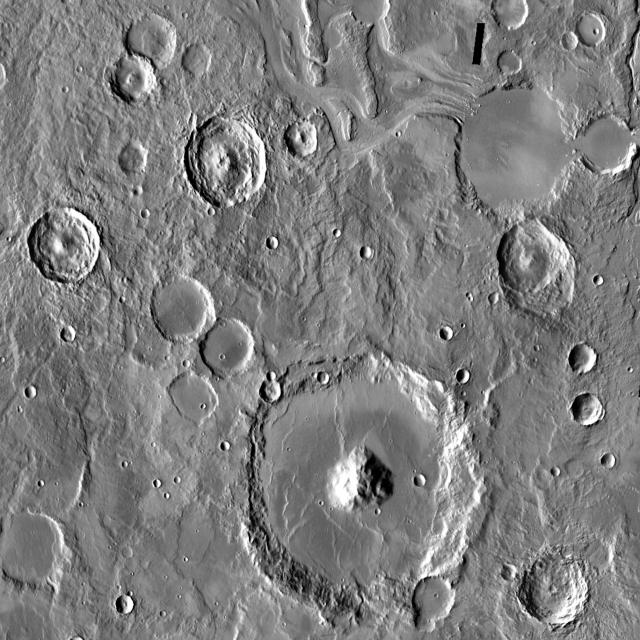
//> input picture data/images/010_png.rf.fcf5e274562ee69a325f9d7a0b30767f.jpg, 640 x 640 px; its folder holds only this picture in this run
$ ./main   (built with g++ and OpenCV 4)
//> lines starting //> are read from the running program, lines starting //| are printed output that depends on the picture; after the words box and inside, x2 and y2 are one past the last pixel; in counts of white or black regions, pixels touching at a corner belong together
#include <iostream>
#include <format>
#include <filesystem>
#include <string>
#include <fstream>
#include <sstream>
#include <vector>
#include <opencv4/opencv2/opencv.hpp>
using namespace std;

struct crater {
	int x;
	int y;
	float width;
	float height;
};

struct detectedPair {
	vector<crater> vec;
	cv::Mat img;
};

struct confusionMatrix {
	int TP;
	int FP;
	int FN;
};

confusionMatrix evaluate(vector<crater> detectedCraters, vector<crater> labelledCraters) {
	confusionMatrix metrics = { 0, 0, 0 };

	vector<bool> labelledDetected(labelledCraters.size(), false);

	for (int i = 0; i < detectedCraters.size(); i++) {
		crater detected = detectedCraters[i];
		int x = detected.x;
		int y = detected.y;
		cout << format("{}|x: {}, y: {}", i, x, y) << endl;

		bool matched = false;
		int j = 0;

		for (int j = 0; j < labelledCraters.size(); j++) {

			if (labelledDetected[j]) {
				continue;
			}

			crater labelled = labelledCraters[j];

			float distance = sqrt(pow((detected.x - labelled.x), 2) + pow((detected.y - labelled.y), 2));

			const int radius = detected.width/2;
			if (distance < radius) { //height and width are the same, 2*radius of detection area
				matched = true;
				labelledDetected[j] = true;
				metrics.TP++;
				break;
			}
		}
		if (!matched) {
			metrics.FP++;
		}
	}

	metrics.FN = count(labelledDetected.begin(), labelledDetected.end(), false);
	return metrics;
}

cv::Mat preprocessing(cv::Mat image) {
	cv::Mat temp = image;

	//resize
	cv::resize(temp, temp, cv::Size(), 1, 1, cv::INTER_AREA);

	cv::Mat preprocessedImg;
	//may not be necessary with moon images
	cv::cvtColor(temp, preprocessedImg, cv::COLOR_RGB2GRAY);

	//gaussian blur requires defining kernel size with cv::size, dimensions of kernel must be odd
	//cv::GaussianBlur(preprocessedImg, preprocessedImg, cv::Size(15, 15), 5, 5);
	cv::medianBlur(preprocessedImg, preprocessedImg, 7);

	cv::Mat dx, dy;
	//sobel image derivative
	cv::Sobel(preprocessedImg, dx, CV_32F, 1, 0, 3);
	cv::Sobel(preprocessedImg, dy, CV_32F, 0, 1, 3);

	////combine dx and dy into single image
	cv::Mat sobelImage;
	cv::magnitude(dx, dy, sobelImage);
	cv::normalize(sobelImage, preprocessedImg, 0, 255, cv::NORM_MINMAX, CV_8UC1);

	cv::waitKey(0);

	cv::imshow("Preprocessed Image", preprocessedImg);
	return preprocessedImg;
}

detectedPair detect_craters(cv::Mat image, cv::Mat preprocessedImg) {
	cv::Mat detectedImg = image;
	cv::Mat preprocessed = preprocessedImg;

	vector<cv::Vec3f> circles;
	vector<crater> detectedCraters;
	try {
		cv::HoughCircles(preprocessed, circles, cv::HOUGH_GRADIENT, 1.5, 70, 150, 50, 1, 100);
	}
	catch (const cv::Exception& e) {
		std::cerr << "OpenCV error: " << e.what() << '\n';
	}

	for (const cv::Vec3f& circle : circles) {
		cv::Point p1(circle[0] - circle[2], circle[1] - circle[2]);
		cv::Point p2(circle[0] + circle[2], circle[1] + circle[2]);
		cv::rectangle(detectedImg, p1, p2, cv::Scalar(0, 255, 0), 3);
		crater temp = { round(circle[0]), round(circle[1]), circle[2] * 2, circle[2] * 2 };
		detectedCraters.push_back(temp);
	}
	cv::imshow("Detected Image", detectedImg);

	return detectedPair{detectedCraters, detectedImg};
}

vector<crater> label_craters(cv::Mat image, string filename) {
	string temp = "data/labels/" + filename;
	cv::Mat labelledImg = image;
	int length = temp.length();
	temp.replace(length - 3, 3, "txt");
	//cout << format("label file for {} is {}", filename, temp) << endl;

	int width = image.cols;
	int height = image.rows;
	cout << format("img width: {} and height {}\n", width, height);

	vector<crater> craters;

	ifstream file(temp);
	if (!file) {
		cout << format("Tried opening file at: {}", temp);
		cerr << "Error opening file" << endl;
	}
	else {
		string line;
		//read file line by line and break line up into words, convert to int and save to array
		while (getline(file, line)) {
			stringstream ss(line);
			string param;
			vector<float> params;
			while (ss >> param) {
				params.push_back(stof(param));
			}
			crater label = { params[1] * width, params[2] * height, params[3] * width / 2, params[4] * height / 2 };
			cv::Point p1(label.x - label.width, label.y - label.height);
			cv::Point p2(label.x + label.width, label.y + label.height);
			cv::rectangle(labelledImg, p1, p2, cv::Scalar(0, 0, 255), 3);

			craters.push_back(label);
		}
	}
	cv::imshow("Labelled Image", labelledImg);
	return craters;
}

int main() {

	string dir = "data/images/";

	confusionMatrix metrics = { 0, 0, 0 };

	int i = 0;
	for (const auto& file : std::filesystem::recursive_directory_iterator(dir)) {
		string filename = file.path().filename().string();
		cout << format("file {}: {}", i, dir + filename);
		i++;
		cv::Mat image = cv::imread(dir+filename);
//> image is the input picture: 640 rows x 640 cols, CV_8UC3; min 0, max 255, mean 125.7

		cv::Mat preprocessedImg = preprocessing(image);
//> in preprocessing, `cv::medianBlur(preprocessedImg, preprocessedImg, 7);`:
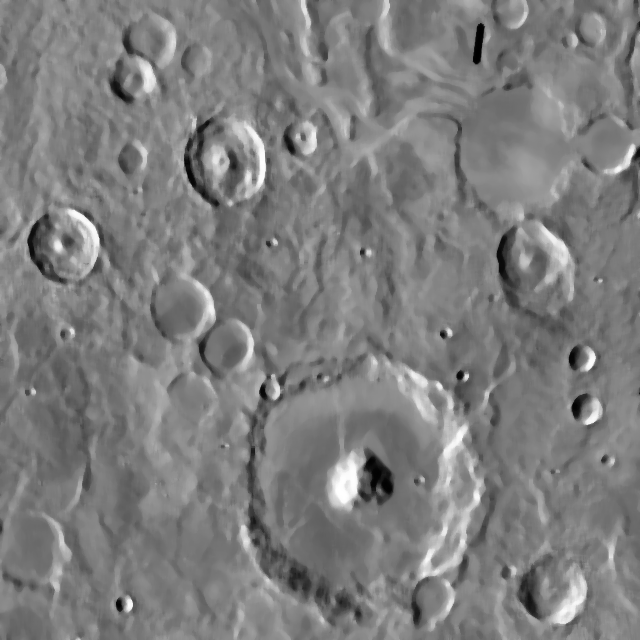
//> preprocessedImg: 640 rows x 640 cols, CV_8UC1; min 0, max 255, mean 125.6
//> in preprocessing, `cv::Sobel(preprocessedImg, dx, CV_32F, 1, 0, 3);`:
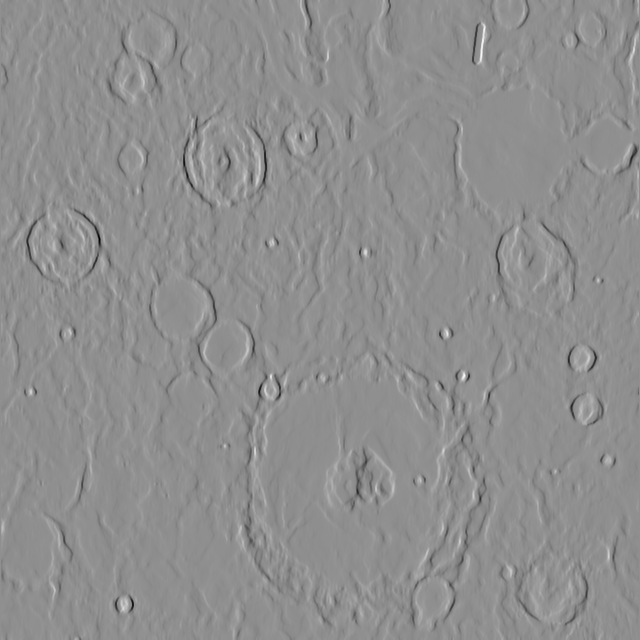
//> dx: 640 rows x 640 cols, CV_32FC1; min -758, max 593, mean -0.1; drawn with min black and max white
//> in preprocessing, `cv::Sobel(preprocessedImg, dy, CV_32F, 0, 1, 3);`:
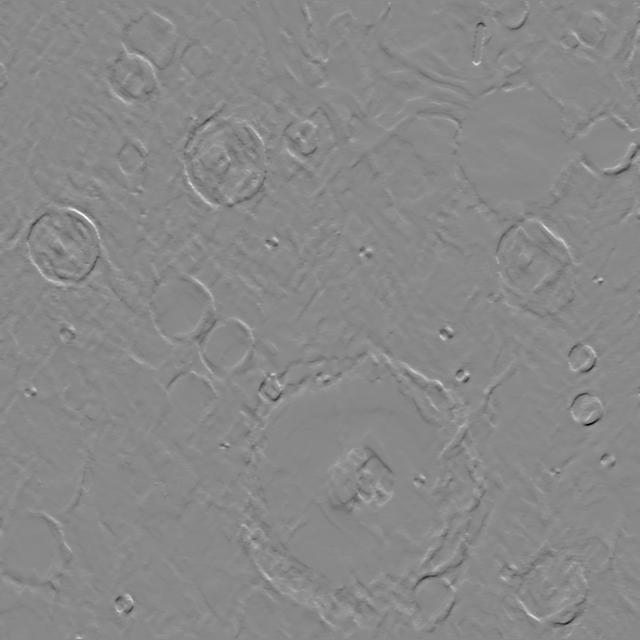
//> dy: 640 rows x 640 cols, CV_32FC1; min -638, max 552, mean 0; drawn with min black and max white
//> in preprocessing, `cv::magnitude(dx, dy, sobelImage);`:
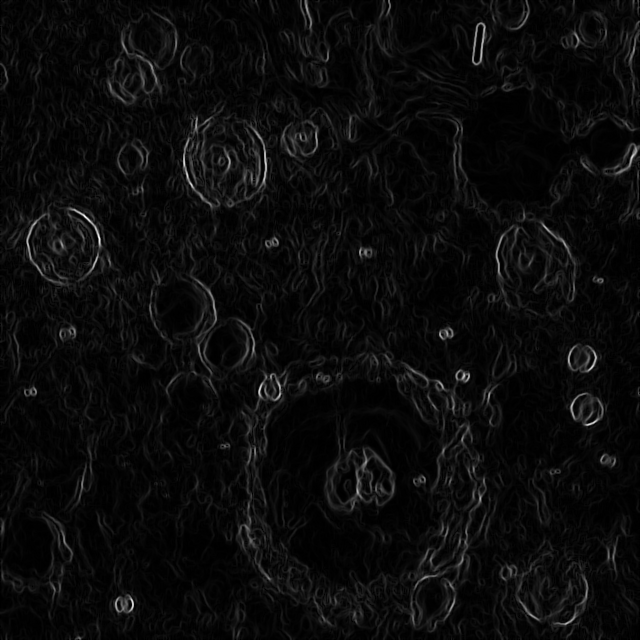
//> sobelImage: 640 rows x 640 cols, CV_32FC1; min 0, max 780.5, mean 35.4; drawn with min black and max white

		detectedPair res = detect_craters(image.clone(), preprocessedImg);
//> in detect_craters, `cv::HoughCircles(preprocessed, circles, cv::HOUGH_GRADIENT, 1.5, 70, 1..`: circles = 26 circles (x, y, radius), first 12: [117.8, 195.8, 99.1], [209.2, 93.75, 97.45], [345.8, 515.2, 99.1], [236.2, 224.2, 92.5], [521.2, 509.2, 99.1], [402.8, 435.8, 61.15], [420.8, 507.8, 69.4], [63.75, 252.8, 32.65], [305.2, 179.2, 64.45], [321.8, 447.8, 69.4], [536.2, 273.8, 39.25], [167.2, 269.2, 77.65]
//> the loop in detect_craters, `for (const cv::Vec3f& circle : circles)` made 26 passes
//> (circle, p1, p2) on passes 1 to 7: ([117.8, 195.8, 99.1], Point(18, 96), Point(216, 294)), ([209.2, 93.75, 97.45], Point(111, -3), Point(306, 191)), ([345.8, 515.2, 99.1], Point(246, 416), Point(444, 614)), ([236.2, 224.2, 92.5], Point(143, 131), Point(328, 316)), ([521.2, 509.2, 99.1], Point(422, 410), Point(620, 608)), ([402.8, 435.8, 61.15], Point(341, 374), Point(463, 496)), ([420.8, 507.8, 69.4], Point(351, 438), Point(490, 577))
//> after the loop in detect_craters, `for (const cv::Vec3f& circle : circles)`:
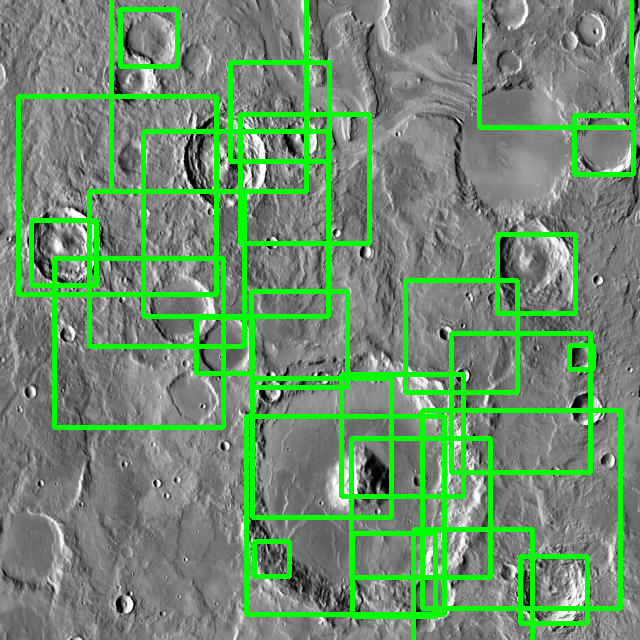
//> detectedImg: 640 rows x 640 cols, CV_8UC3; 13.25% of pixels changed, all inside (x1, y1, x2, y2) = (16, 0, 636, 640)
		vector<crater> detected = res.vec;
//> detected = 26 items
		cv::Mat detectedImg = res.img;
		//cv::imwrite(format("postimage{}.jpg", i), detectedImg);

		vector<crater> labelled = label_craters(image.clone(), filename);
//| img width: 640 and height 640
//> labelled = 0 items
		confusionMatrix confMatrix =  evaluate(detected, labelled);
//> the loop in evaluate, `for (int i = 0; i < detectedCraters.size(); i++)` made 26 passes
//> (x, y) on passes 1 to 8: (118, 196), (209, 94), (346, 515), (236, 224), (521, 509), (403, 436), (421, 508), (64, 253)
//> (printed output is left out)
//> in evaluate, `metrics.FN = count(labelledDetected.begin(), labelledDetected.end(), f..`: metrics.FN = 0
		cout << format("TP:{}|FP:{}|FN:{}", confMatrix.TP, confMatrix.FP, confMatrix.FN) << endl;
//| TP:0|FP:26|FN:0

		metrics.TP += confMatrix.TP;
//> metrics.TP = 0
		metrics.FP += confMatrix.FP;
//> metrics.FP = 26
		metrics.FN += confMatrix.FN;

		//cv::waitKey(0);
	}
//> after the loop, metrics.TP = 0; metrics.FP = 26; metrics.FN = 0

	cout << format("Final Metrics\nTP:{}|FP:{}|FN:{}", metrics.TP, metrics.FP, metrics.FN);
//| Final Metrics
//| TP:0|FP:26|FN:0

	return 0;
}

$ run again, on data/images/014_png.rf.6b86c8afeb3ebca92872fd966d076adc.jpg
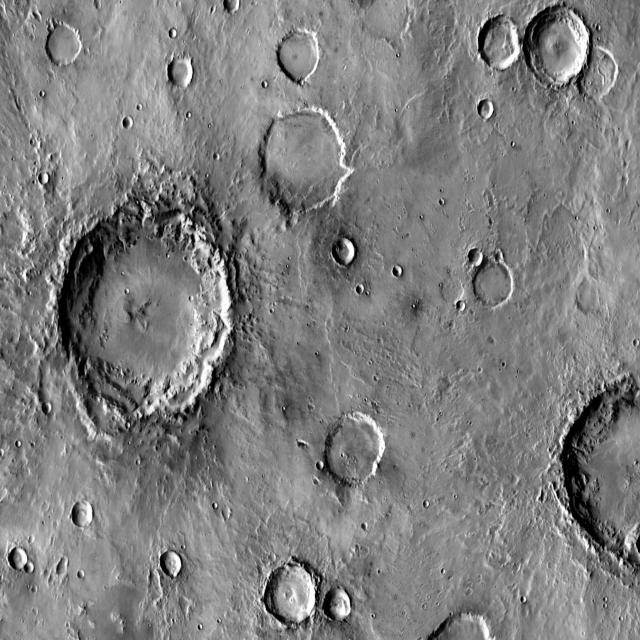
//> input picture data/images/014_png.rf.6b86c8afeb3ebca92872fd966d076adc.jpg, 640 x 640 px
//> image is the input picture: 640 rows x 640 cols, CV_8UC3; min 0, max 255, mean 126.4
//> in preprocessing, `cv::magnitude(dx, dy, sobelImage);`:
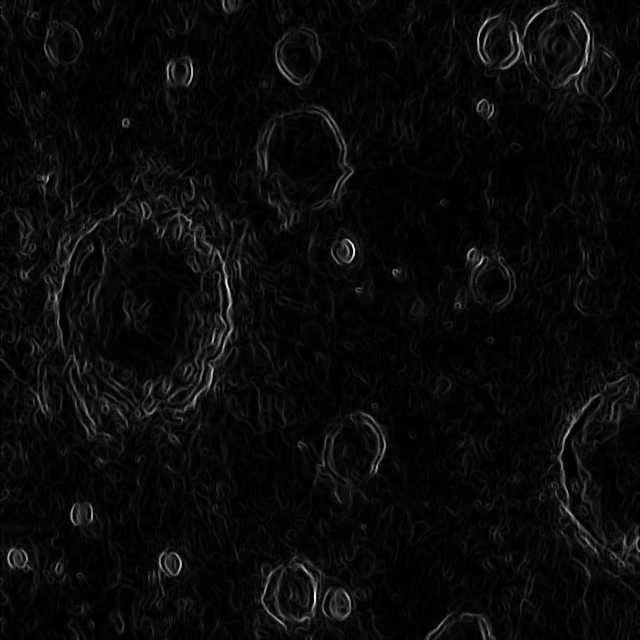
//> sobelImage: 640 rows x 640 cols, CV_32FC1; min 0, max 801.5, mean 32.3; drawn with min black and max white
//> circles = 17 circles (x, y, radius), first 12: [146.2, 309.8, 99.1], [240.8, 158.2, 99.1], [638.2, 470.2, 79.3], [557.2, 48.75, 37], [293.2, 593.2, 31.75], [284.2, 236.2, 95.8], [353.2, 444.8, 31.6], [312.8, 155.2, 48.4], [56.25, 231.8, 36.25], [99.75, 408.8, 24.85], [170.2, 240.8, 41.35], [231.8, 375.8, 41.35]
//> the loop in detect_craters, `for (const cv::Vec3f& circle : circles)` made 17 passes
//> (circle, p1, p2) on passes 1 to 7: ([146.2, 309.8, 99.1], Point(47, 210), Point(245, 408)), ([240.8, 158.2, 99.1], Point(141, 59), Point(339, 257)), ([638.2, 470.2, 79.3], Point(558, 390), Point(717, 549)), ([557.2, 48.75, 37], Point(520, 11), Point(594, 85)), ([293.2, 593.2, 31.75], Point(261, 561), Point(325, 625)), ([284.2, 236.2, 95.8], Point(188, 140), Point(380, 332)), ([353.2, 444.8, 31.6], Point(321, 413), Point(384, 476))
//> after the loop in detect_craters, `for (const cv::Vec3f& circle : circles)`:
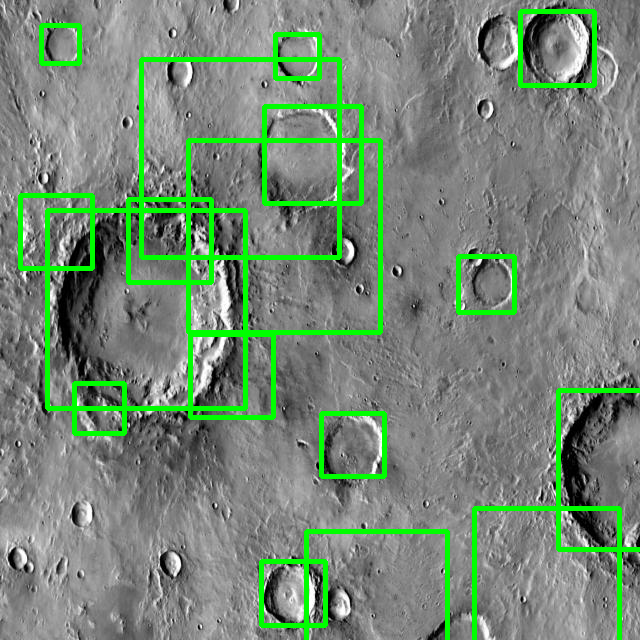
//> detectedImg: 640 rows x 640 cols, CV_8UC3; 7.46% of pixels changed, all inside (x1, y1, x2, y2) = (18, 9, 640, 640)
//> detected = 17 items
//| img width: 640 and height 640
//> labelled = 0 items
//> the loop in evaluate, `for (int i = 0; i < detectedCraters.size(); i++)` made 17 passes
//> (x, y) on passes 1 to 8: (146, 310), (241, 158), (638, 470), (557, 49), (293, 593), (284, 236), (353, 445), (313, 155)
//> (printed output is left out)
//> in evaluate, `metrics.FN = count(labelledDetected.begin(), labelledDetected.end(), f..`: metrics.FN = 0
//| TP:0|FP:17|FN:0
//> `metrics.FP += confMatrix.FP;`: metrics.FP = 17
//> after the loop `for (const auto& file : std::filesystem::recursive_directory_iterator(..`: metrics.TP = 0; metrics.FP = 17; metrics.FN = 0
//| Final Metrics
//| TP:0|FP:17|FN:0

$ run again, on data/images/015_png.rf.7d5b2091b6339c9480a171a59c52c3b9.jpg
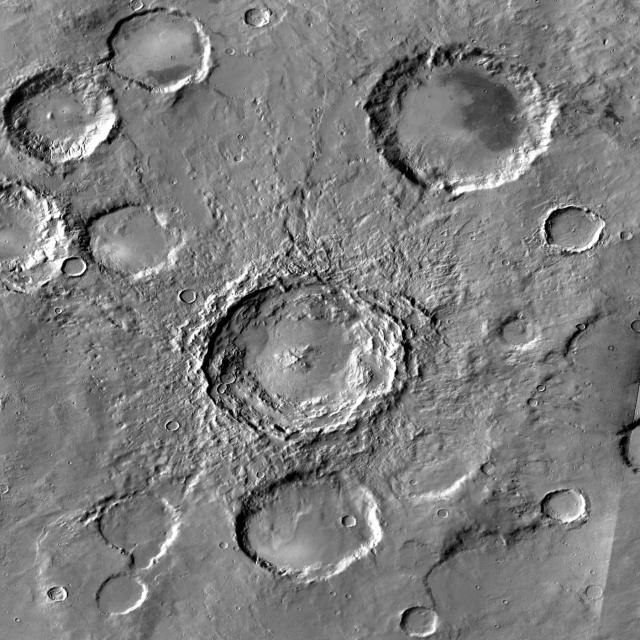
//> input picture data/images/015_png.rf.7d5b2091b6339c9480a171a59c52c3b9.jpg, 640 x 640 px
//> image is the input picture: 640 rows x 640 cols, CV_8UC3; min 0, max 255, mean 124.8
//> in preprocessing, `cv::magnitude(dx, dy, sobelImage);`:
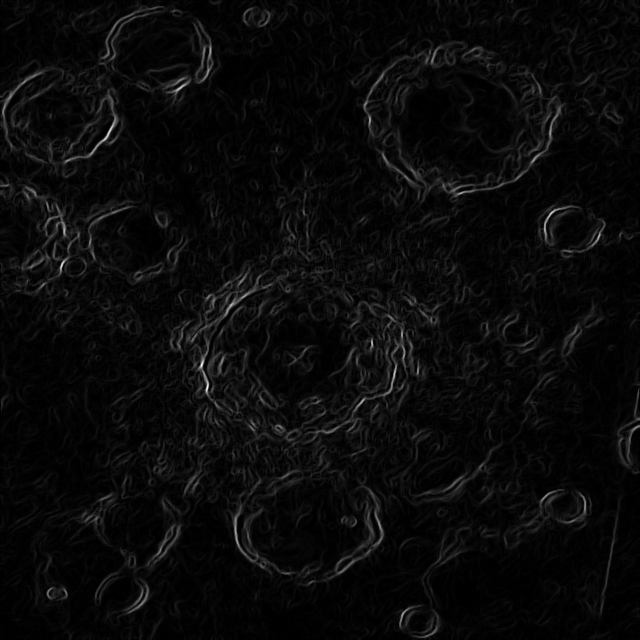
//> sobelImage: 640 rows x 640 cols, CV_32FC1; min 0, max 807.9, mean 32.7; drawn with min black and max white
//> circles = 21 circles (x, y, radius), first 12: [306.8, 369.8, 99.1], [461.2, 98.25, 95.8], [300.8, 498.8, 74.35], [144.8, 233.2, 99.1], [147.8, 303.8, 99.1], [159.8, 54.75, 49.45], [486.8, 297.8, 99.1], [224.2, 455.2, 64.45], [236.2, 348.8, 56.05], [51.75, 117.8, 47.65], [404.2, 429.8, 89.2], [333.8, 233.2, 92.5]
//> the loop in detect_craters, `for (const cv::Vec3f& circle : circles)` made 21 passes
//> (circle, p1, p2) on passes 1 to 7: ([306.8, 369.8, 99.1], Point(207, 270), Point(405, 468)), ([461.2, 98.25, 95.8], Point(365, 2), Point(557, 194)), ([300.8, 498.8, 74.35], Point(226, 424), Point(375, 573)), ([144.8, 233.2, 99.1], Point(45, 134), Point(243, 332)), ([147.8, 303.8, 99.1], Point(48, 204), Point(246, 402)), ([159.8, 54.75, 49.45], Point(110, 5), Point(209, 104)), ([486.8, 297.8, 99.1], Point(387, 198), Point(585, 396))
//> after the loop in detect_craters, `for (const cv::Vec3f& circle : circles)`:
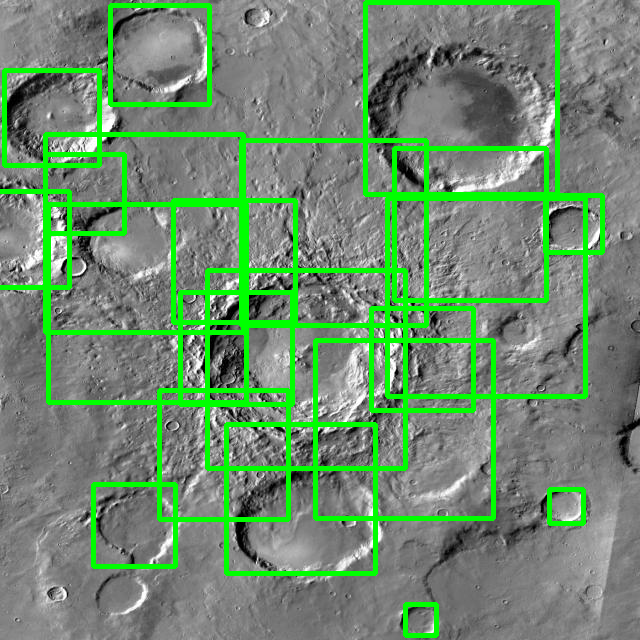
//> detectedImg: 640 rows x 640 cols, CV_8UC3; 11.83% of pixels changed, all inside (x1, y1, x2, y2) = (0, 0, 605, 638)
//> detected = 21 items
//| img width: 640 and height 640
//> labelled = 0 items
//> the loop in evaluate, `for (int i = 0; i < detectedCraters.size(); i++)` made 21 passes
//> (x, y) on passes 1 to 8: (307, 370), (461, 98), (301, 499), (145, 233), (148, 304), (160, 55), (487, 298), (224, 455)
//> (printed output is left out)
//> in evaluate, `metrics.FN = count(labelledDetected.begin(), labelledDetected.end(), f..`: metrics.FN = 0
//| TP:0|FP:21|FN:0
//> `metrics.FP += confMatrix.FP;`: metrics.FP = 21
//> after the loop `for (const auto& file : std::filesystem::recursive_directory_iterator(..`: metrics.TP = 0; metrics.FP = 21; metrics.FN = 0
//| Final Metrics
//| TP:0|FP:21|FN:0
